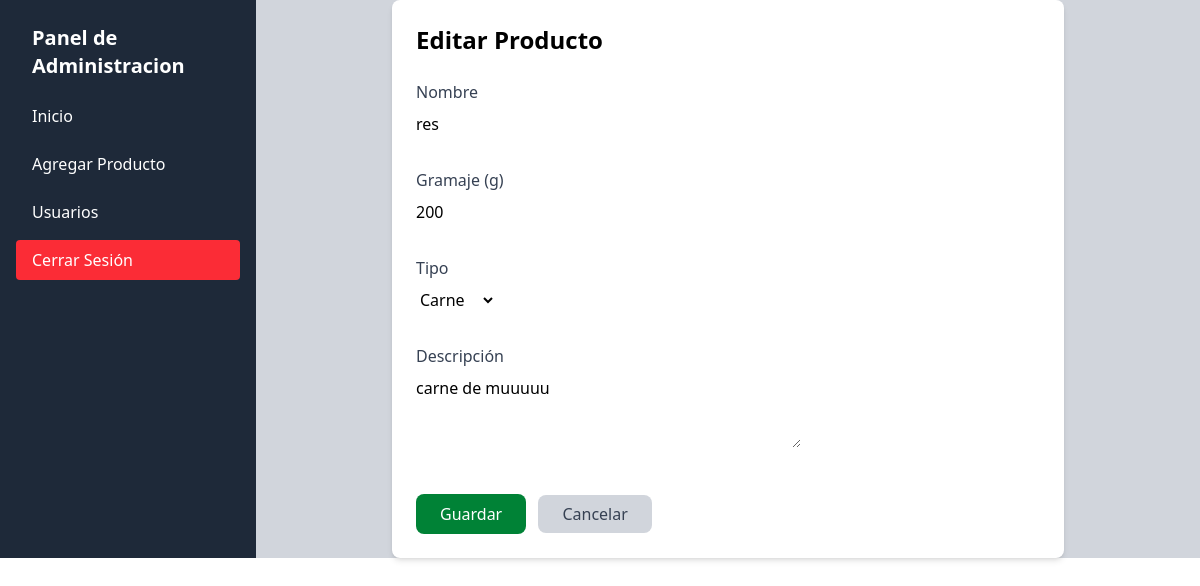
Screenshot of /gestion_product/products/update/2/ (signed in) with the database file from the repository.
### index/modules/products/models.py (models this page shows, shortened)
class Producto(models.Model):
    TYPE_CHOICES = [
        ('Lácteo', 'Lácteo'),
        ('Fruta', 'Fruta'),
        ('Verdura', 'Verdura'),
        ('Carne', 'Carne'),
        ('Bebida', 'Bebida'),
        ('Otro', 'Otro'),
    ]
    nombre = models.CharField(max_length=100)
    gramaje = models.PositiveIntegerField(help_text="Peso en gramos")
    descripcion = models.TextField(blank=True, null=True)
    tipo = models.CharField(max_length=50, choices=TYPE_CHOICES, default='Otro')
    imagen_producto = models.ImageField(upload_to='producto/', blank=True, null=True, default='')

### index/modules/products/view.py (the view)
class ProductoUpdateView(UpdateView,LoginRequiredMixin):
    model = Producto
    form_class = ProductoForm
    template_name = 'product/form.html'
    success_url = reverse_lazy('product_list')

### index/modules/products/form.py
class ProductoForm(forms.ModelForm):
    class Meta:
        model = Producto
        fields = ['nombre', 'gramaje', 'descripcion', 'tipo']
        widgets = {
            'descripcion': forms.Textarea(attrs={'rows': 3}),
        }

### index/templates/product/form.html (shortened to what this page needs)
{% extends 'layout.html' %}
{% block content %}
<div class="max-w-2xl mx-auto p-6 bg-white rounded-lg shadow-md">
    <h2 class="text-2xl font-bold mb-6">
        {% if object %}Editar Producto{% else %}Crear Nuevo Producto{% endif %}
    </h2>
    <form method="post">
        <div class="grid grid-cols-1 gap-4">
            <div class="mb-4">
                <label class="block text-gray-700 mb-2">Nombre</label>
                {{ form.nombre }}
            </div>
            <div class="mb-4">
                <label class="block text-gray-700 mb-2">Gramaje (g)</label>
                {{ form.gramaje }}
            </div>
            <div class="mb-4">
                <label class="block text-gray-700 mb-2">Tipo</label>
                {{ form.tipo }}
            </div>
            <div class="mb-4">
                <label class="block text-gray-700 mb-2">Descripción</label>
                {{ form.descripcion }}
            </div>
        </div>
        <div class="mt-6">
            <button type="submit" class="bg-green-700 text-white px-6 py-2 rounded-lg hover:bg-green-900">
                Guardar
            </button>
            <a href="{% url 'product_list' %}" class="ml-2 bg-gray-300 text-gray-700 px-6 py-2 rounded-lg hover:bg-gray-400">
                Cancelar
            </a>
        </div>
    </form>
</div>
{% endblock %}

### rows the page displays
Producto: nombre "res", gramaje "200", tipo "Carne", descripcion "carne de muuuuu"
